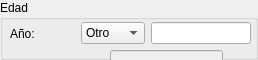
<?xml version="1.0" encoding="UTF-8"?>
<ui version="4.0">
 <class>EdadForm</class>
 <widget class="QGroupBox" name="EdadForm">
  <property name="geometry">
   <rect>
    <x>0</x>
    <y>0</y>
    <width>258</width>
    <height>60</height>
   </rect>
  </property>
  <property name="font">
   <font>
    <pointsize>9</pointsize>
   </font>
  </property>
  <property name="windowTitle">
   <string>Edad</string>
  </property>
  <property name="title">
   <string>Edad</string>
  </property>
  <widget class="QLineEdit" name="cuentaEdit">
   <property name="enabled">
    <bool>false</bool>
   </property>
   <property name="geometry">
    <rect>
     <x>110</x>
     <y>50</y>
     <width>113</width>
     <height>25</height>
    </rect>
   </property>
  </widget>
  <widget class="QWidget" name="layoutWidget">
   <property name="geometry">
    <rect>
     <x>10</x>
     <y>20</y>
     <width>241</width>
     <height>27</height>
    </rect>
   </property>
   <layout class="QHBoxLayout" name="horizontalLayout">
    <item>
     <widget class="QLabel" name="edadAnyoLbl">
      <property name="text">
       <string>Año:</string>
      </property>
      <property name="buddy">
       <cstring>edadAnyoCmb</cstring>
      </property>
     </widget>
    </item>
    <item>
     <widget class="QComboBox" name="edadAnyoCmb">
      <item>
       <property name="text">
        <string>Otro</string>
       </property>
      </item>
     </widget>
    </item>
    <item>
     <widget class="QLineEdit" name="edadAnyoEdit">
      <property name="sizePolicy">
       <sizepolicy hsizetype="Fixed" vsizetype="Fixed">
        <horstretch>0</horstretch>
        <verstretch>0</verstretch>
       </sizepolicy>
      </property>
      <property name="minimumSize">
       <size>
        <width>100</width>
        <height>0</height>
       </size>
      </property>
      <property name="maximumSize">
       <size>
        <width>100</width>
        <height>16777215</height>
       </size>
      </property>
      <property name="maxLength">
       <number>5</number>
      </property>
      <property name="alignment">
       <set>Qt::AlignRight|Qt::AlignTrailing|Qt::AlignVCenter</set>
      </property>
     </widget>
    </item>
   </layout>
  </widget>
 </widget>
 <resources/>
 <connections>
  <connection>
   <sender>edadAnyoCmb</sender>
   <signal>currentIndexChanged(int)</signal>
   <receiver>EdadForm</receiver>
   <slot>cambio(int)</slot>
   <hints>
    <hint type="sourcelabel">
     <x>67</x>
     <y>33</y>
    </hint>
    <hint type="destinationlabel">
     <x>109</x>
     <y>29</y>
    </hint>
   </hints>
  </connection>
 </connections>
 <slots>
  <slot>cambio(int)</slot>
 </slots>
</ui>
